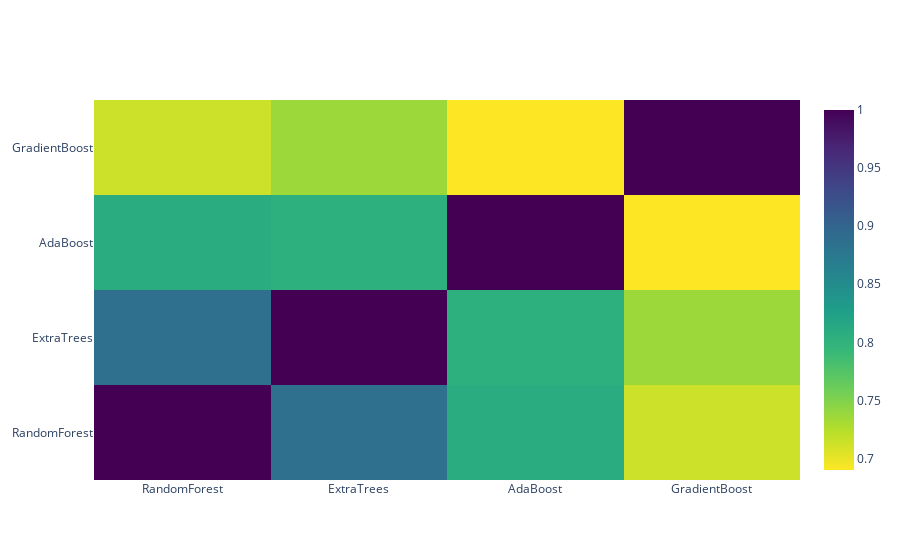

The code cell stored with this chart in its notebook:
### Code cell
data = [
    go.Heatmap(
        z=base_predictions_train.astype(float).corr().values,
        x=base_predictions_train.columns.values,
        y=base_predictions_train.columns.values,
        colorscale='Viridis',
        showscale=True,
        reversescale=True,
        )
    ]
py.iplot(data, filename='labelled-heatmap')

### Figure 1 — Plotly figure (JSON) as saved in the notebook; plotly's stock layout.template omitted (floating-point values rounded to 4 significant figures)
{"data": [{"colorscale": [[0, "#440154"], [0.1111, "#482878"], [0.2222, "#3e4989"], [0.3333, "#31688e"], [0.4444, "#26828e"], [0.5556, "#1f9e89"], [0.6667, "#35b779"], [0.7778, "#6ece58"], [0.8889, "#b5de2b"], [1, "#fde725"]], "reversescale": true, "showscale": true, "type": "heatmap", "x": ["RandomForest", "ExtraTrees", "AdaBoost", "GradientBoost"], "y": ["RandomForest", "ExtraTrees", "AdaBoost", "GradientBoost"], "z": [[1, 0.8865, 0.8083, 0.7134], [0.8865, 1, 0.8037, 0.7364], [0.8083, 0.8037, 1, 0.6901], [0.7134, 0.7364, 0.6901, 1]]}], "layout": {}}
